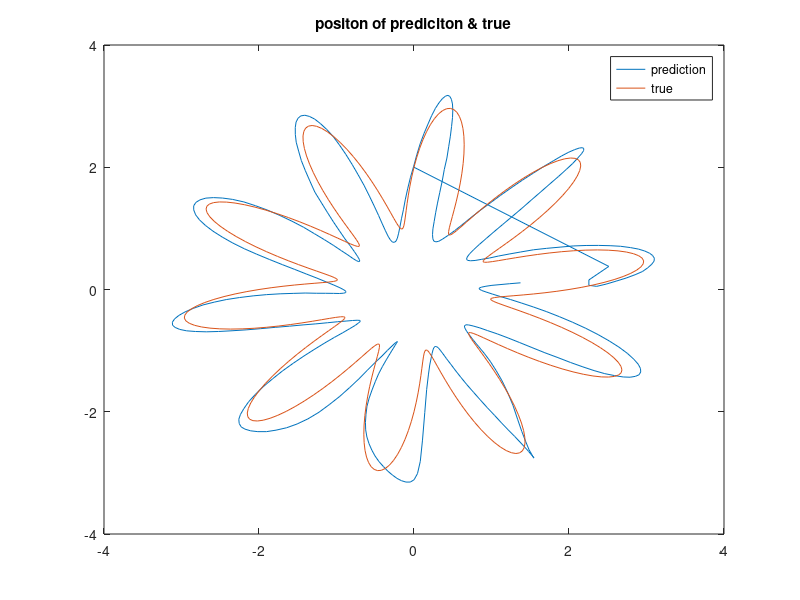
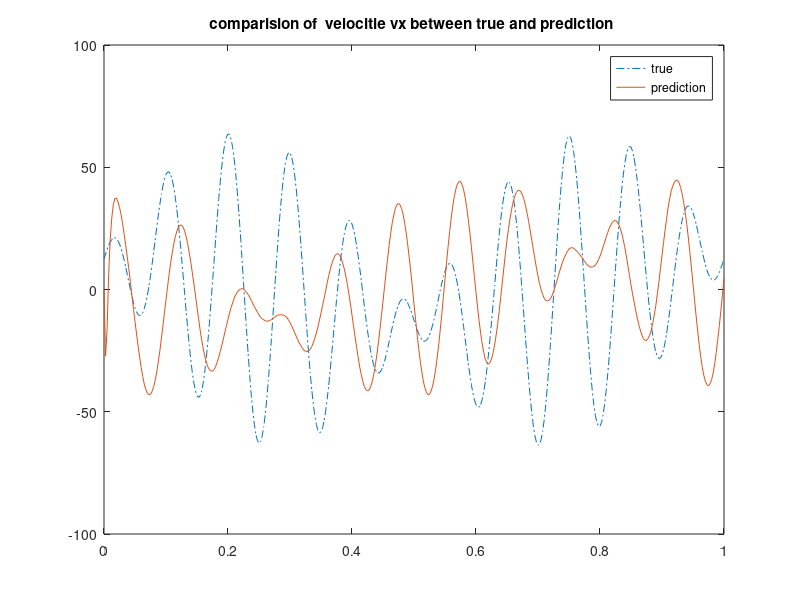
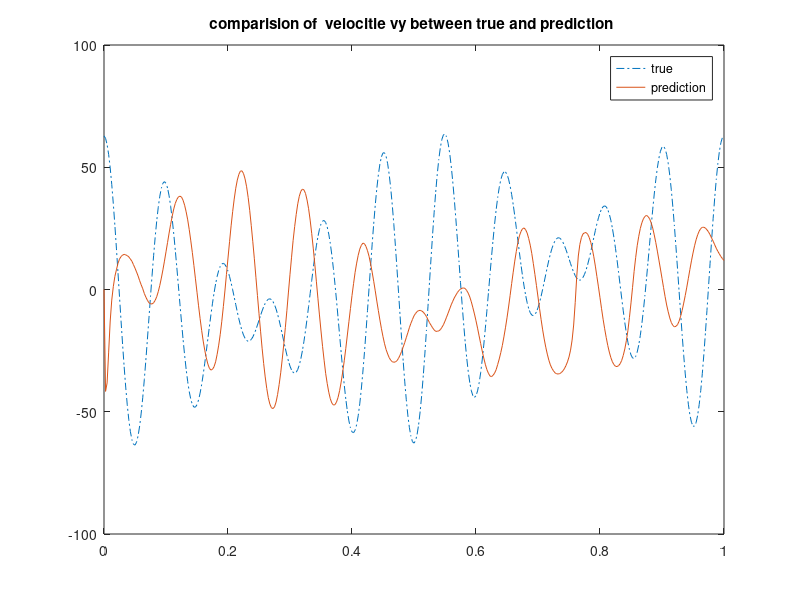
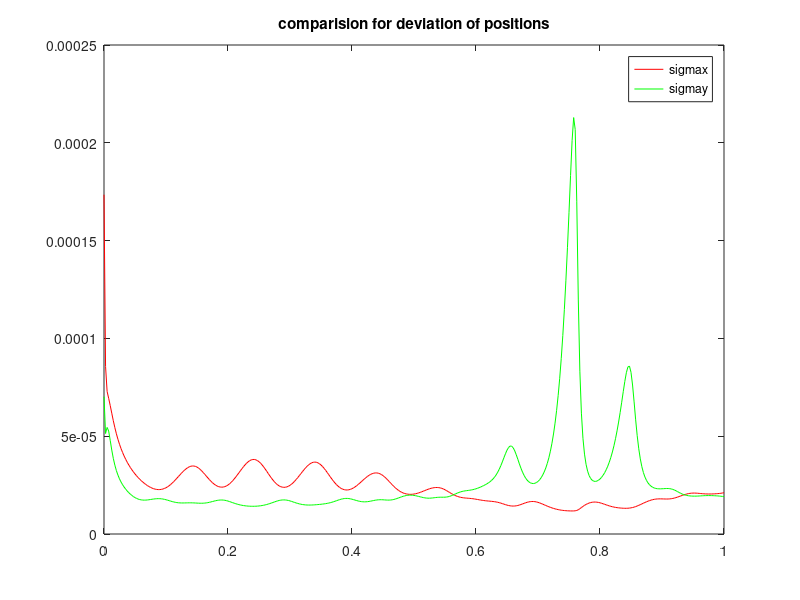

These figures' MATLAB source, in order:
%% DSE_Lab5_T2
%

clc
clear all
m=load('EFK_task2.txt');
dt=0.0025;
d1=m(:,2);
d2=m(:,3);
zn=[d1 d2]';
G=[0 0 1 1]';
F=[0 0 1 0;0 0 0 1;0 0 0 0;0 0 0 0];
x1=-3.5;
y1=-3.5;
x2=3.5;
y2=-3.5;
W=4;
A=[-F G*W*G';zeros(4,4) F']*dt;
B=expm(A);
phi=B(5:8,5:8)';
% Q=phi*B(1:4,5:8);
Q =4*[dt*dt*dt/3 0 dt*dt/2 0;0 dt*dt*dt/3 0 dt*dt/2;dt*dt/2 0 dt 0;0 dt*dt/2 0 dt];
x0=[0 2 0 0]';
xn=[x0 zeros(4,401)];
pn=[10*eye(4,4) zeros(4,401)];

for i=1:401
    xn(:,i+1)=phi*xn(:,i);
    pn(:,4*i+1:4*i+4)=phi*pn(:,4*i-3:4*i)*phi'+Q;
    h1x=(xn(1,i+1)-x1).*(((xn(1,i+1)-x1).^2+(xn(2,i+1)-y1).^2).^(-0.5));
    h1y=(xn(2,i+1)-y1).*(((xn(1,i+1)-x1).^2+(xn(2,i+1)-y1).^2).^(-0.5));
    h2x=(xn(1,i+1)-x2).*(((xn(1,i+1)-x2).^2+(xn(2,i+1)-y2).^2).^(-0.5));
    h2y=(xn(2,i+1)-y2).*(((xn(1,i+1)-x2).^2+(xn(2,i+1)-y2).^2).^(-0.5));
    hn=[h1x h1y 0 0;h2x h2y 0 0];
    kn=pn(:,4*i+1:4*i+4)*hn'*inv((hn*pn(:,4*i+1:4*i+4)*hn'+0.01^2*eye(2,2)));
    xn(:,i+1)=xn(:,i+1)+kn*(zn(:,i)-[(((xn(1,i+1)-x1).^2+(xn(2,i+1)-y1).^2).^(0.5));(((xn(1,i+1)-x2).^2+(xn(2,i+1)-y2).^2).^(0.5))]);
    pn(:,4*i+1:4*i+4)=(eye(4,4)-kn*hn)*pn(:,4*i+1:4*i+4);
    
end
t=0:0.0025:1;
figure
%subplot(1,2,1);
plot(xn(1,:),xn(2,:)); hold on;
% title('positon of prediction')
% subplot(1,2,2);
r=2+sin(20*pi.*t);
x=r.*sin(2*pi.*t);
y=r.*cos(2*pi.*t);
plot(x,y);
title('positon of prediciton & true')
legend('prediction','true');
figure
% plot(xn(3,:));hold on

vx=20*pi.*cos(20*pi.*t).*sin(2*pi.*t)+(2+sin(20*pi.*t)).*2*pi.*cos(2*pi.*t);
plot(t,vx,'-.',t,xn(3,2:402));hold on
legend('true','prediction');
title('comparision of  velocitie vx between true and prediction ')
% plot(t,xn(3,2:402));
figure;
vy=20*pi.*cos(20*pi.*t).*cos(2*pi.*t)-(2+sin(20*pi.*t)).*2*pi.*sin(2*pi.*t);
plot(t,vy,'-.',t,xn(4,2:402));hold on
% plot(t,xn(4,2:402));
legend('true','prediction');
title('comparision of  velocitie vy between true and prediction ')
sigmax=pn(1,1:4:1605);
sigmay=pn(2,2:4:1606);
sigmavx=pn(3,3:4:1607);
sigmavy=pn(4,4:4:1608);
figure;
plot(t,sigmax(2:402),'r',t,sigmay(2:402),'g');hold on
legend('sigmax','sigmay');
title('comparision for deviation of positions')
figure;
plot(t,sigmavx(2:402),'r',t,sigmavy(2:402),'g');hold on
legend('sigmavx','sigmavy');
title('comparision for the deviation of vilocities')